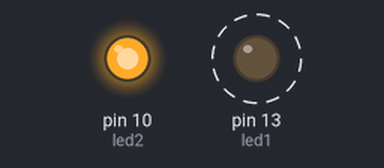
Recording of a sketch running on a simulated Arduino Uno, built with avr-gcc and run on an emulated ATmega328P. Parts: output pins drawn as LEDs (lit = HIGH). Dashed ring = blinking.

Above: at 0.06 s.
At 2.35 s:
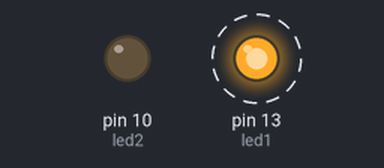
Timing chart, 0 to 3.0 s (numbered marks = the images above):
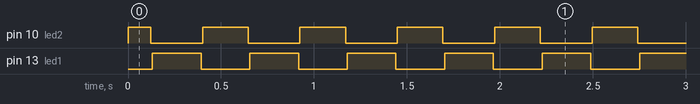

Measured:
- by itself, pin 10 (led2): repeats every 0.52 s: LOW 0.28 s, HIGH 0.25 s
- by itself, pin 13 (led1): alternates HIGH for 0.26 s and LOW for 0.26 s

The sketch:

Fade.ino
```cpp
int led1 = 13;
int led2 = 10;

int brightness = 0;
int fadeAmount = 1;

// the setup routine runs once when you press reset:
void setup()  {
  pinMode(led1, OUTPUT);
  pinMode(led2, OUTPUT);
}

// the loop routine runs over and over again forever:
void loop()  {
  analogWrite(led1, brightness);

  brightness = brightness + fadeAmount;

  if (brightness == 0 || brightness == 255) {
    fadeAmount = -fadeAmount;
  }

  if (brightness < 120) {
    analogWrite(led2, 255);
  } else {
    analogWrite(led2, 0);
  }

  delay(1);
}
```
